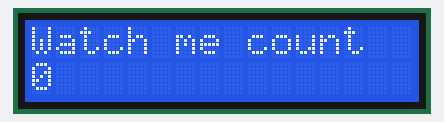
Bench run of a sketch on a simulated Arduino Uno, built with avr-gcc and run on an emulated ATmega328P. Parts: 16×2 character LCD.

Above: at 0.1 s.
At 1.1 s:
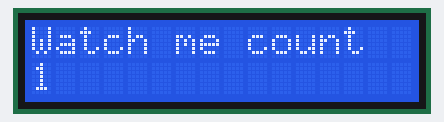
At 2.1 s:
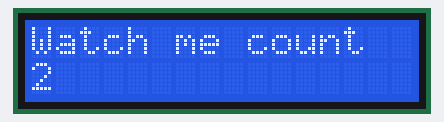
At 5.1 s:
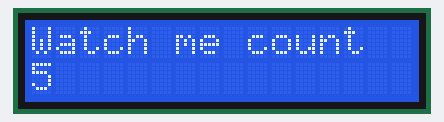
At 7.1 s:
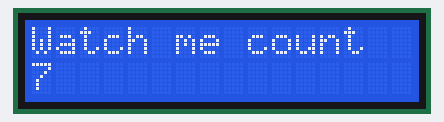
At 10.2 s:
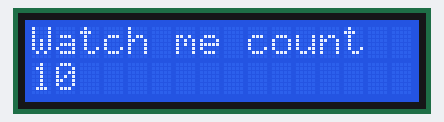

The sketch:

lcd.ino
```cpp
#include <LiquidCrystal.h>
int rs=7;
int en=8;
int d4=9;
int d5=10;
int d6=11;
int d7=12;
LiquidCrystal lcd(rs,en,d4,d5,d6,d7);
int t=1000;

void setup() {
  lcd.begin(16,2);

}

// void loop() {
//   lcd.setCursor(0,0);
//   lcd.print("Hello world");
//   delay(t);
//   lcd.clear();
//   lcd.setCursor(0,0);
//   lcd.print("My name is Anmol.");
//   delay(t);
//   lcd.clear();

// }

void loop(){
  for(int j=0;j<=10;j=j+1){
  lcd.setCursor(0, 0);
  lcd.print("Watch me count");
    lcd.setCursor(0, 1);
    lcd.print(j);
    delay(t);
    lcd.clear();

  }


}
```

Measured:
- by itself, everything shown: repeats every 11.0 s, in 12 steps
- what the display in image 1 shows lasts 1.0 s, from 1.1 s to 2.1 s
